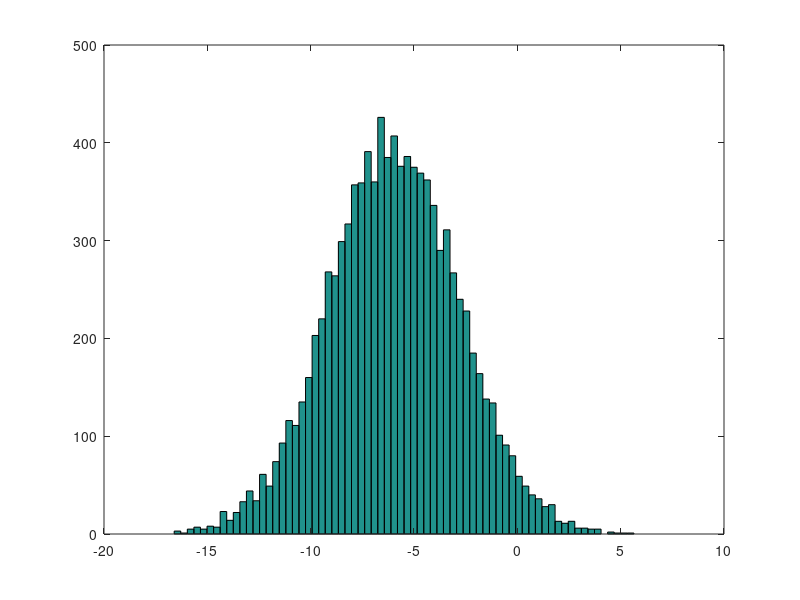

This chart was generated by the following MATLAB code:
5+3
2^7

1==2
2<1
1<2
1==2
7~=2
1||0
1&&0

a = 2
a = 3;
b = 'hi'
c = 1
c = (3>=1)

a = pi;
a 

disp(a)
disp(sprintf('2 decimals: %0.2f',a))
disp(sprintf('19 decimals: %0.19f',a))
disp(sprintf('48 decimals: %0.48f',a))

A = [1 2; 3 4; 5 6]
v = [1 2 3]
vc = [1; 2; 3]

vc = 1:0.1:2
vc = 1:6

ones(2,3)

c= 2*ones(2,3)

w = zeros(1,3)

w = rand(1,2)

w = randn(1,2)

w = -6 + sqrt(10)*(randn(1,10000))

hist(w)
hist(w,70)

eye(4)
I = eye(4)
